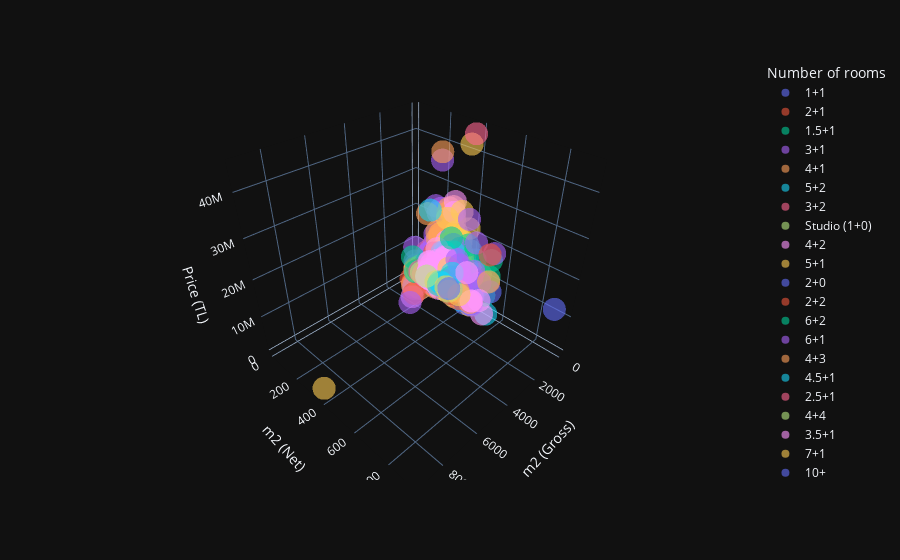

Notebook code cell kept with this figure:
### Code cell
import plotly.express as px

fig = px.scatter_3d(
    data_frame=data,
    x="m2 (Gross)",
    y="m2 (Net)",
    z="Price (TL)",
    color="Number of rooms",
    opacity=0.6
)
fig.show()
